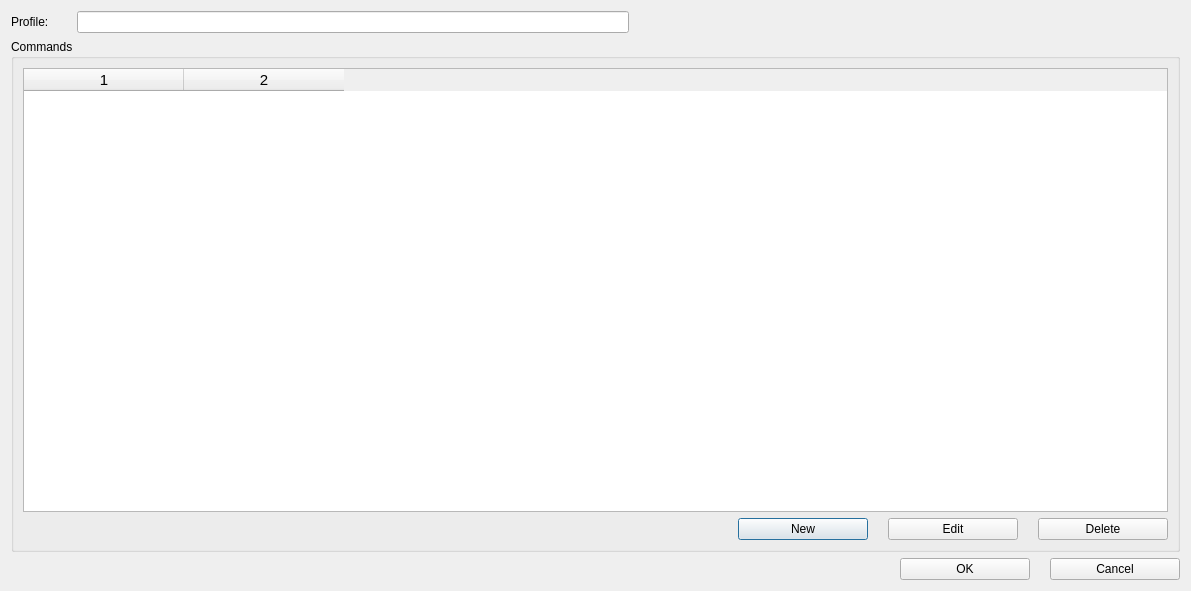
<?xml version="1.0" encoding="UTF-8"?>
<ui version="4.0">
 <class>ProfileEditDialog</class>
 <widget class="QDialog" name="ProfileEditDialog">
  <property name="geometry">
   <rect>
    <x>0</x>
    <y>0</y>
    <width>1191</width>
    <height>591</height>
   </rect>
  </property>
  <property name="windowTitle">
   <string>Dialog</string>
  </property>
  <layout class="QGridLayout" name="gridLayout_2">
   <item row="0" column="0">
    <layout class="QHBoxLayout" name="horizontalLayout">
     <item>
      <widget class="QLabel" name="label">
       <property name="minimumSize">
        <size>
         <width>60</width>
         <height>0</height>
        </size>
       </property>
       <property name="text">
        <string>Profile:</string>
       </property>
      </widget>
     </item>
     <item>
      <widget class="QLineEdit" name="profileNameEdit"/>
     </item>
     <item>
      <spacer name="horizontalSpacer_3">
       <property name="orientation">
        <enum>Qt::Horizontal</enum>
       </property>
       <property name="sizeHint" stdset="0">
        <size>
         <width>40</width>
         <height>20</height>
        </size>
       </property>
      </spacer>
     </item>
    </layout>
   </item>
   <item row="1" column="0">
    <widget class="QGroupBox" name="groupBox">
     <property name="title">
      <string>Commands</string>
     </property>
     <layout class="QGridLayout" name="gridLayout">
      <item row="0" column="0">
       <widget class="QTableWidget" name="cmdTable">
        <property name="minimumSize">
         <size>
          <width>0</width>
          <height>200</height>
         </size>
        </property>
        <property name="font">
         <font>
          <pointsize>11</pointsize>
         </font>
        </property>
        <property name="editTriggers">
         <set>QAbstractItemView::NoEditTriggers</set>
        </property>
        <property name="dragDropOverwriteMode">
         <bool>false</bool>
        </property>
        <property name="selectionMode">
         <enum>QAbstractItemView::SingleSelection</enum>
        </property>
        <property name="selectionBehavior">
         <enum>QAbstractItemView::SelectRows</enum>
        </property>
        <property name="columnCount">
         <number>2</number>
        </property>
        <attribute name="horizontalHeaderDefaultSectionSize">
         <number>160</number>
        </attribute>
        <attribute name="horizontalHeaderMinimumSectionSize">
         <number>160</number>
        </attribute>
        <column/>
        <column/>
       </widget>
      </item>
      <item row="1" column="0">
       <layout class="QHBoxLayout" name="horizontalLayout_2">
        <property name="spacing">
         <number>20</number>
        </property>
        <item>
         <spacer name="horizontalSpacer">
          <property name="orientation">
           <enum>Qt::Horizontal</enum>
          </property>
          <property name="sizeHint" stdset="0">
           <size>
            <width>40</width>
            <height>20</height>
           </size>
          </property>
         </spacer>
        </item>
        <item>
         <spacer name="horizontalSpacer_4">
          <property name="orientation">
           <enum>Qt::Horizontal</enum>
          </property>
          <property name="sizeHint" stdset="0">
           <size>
            <width>40</width>
            <height>20</height>
           </size>
          </property>
         </spacer>
        </item>
        <item>
         <widget class="QPushButton" name="newCmd">
          <property name="minimumSize">
           <size>
            <width>130</width>
            <height>0</height>
           </size>
          </property>
          <property name="text">
           <string>New</string>
          </property>
         </widget>
        </item>
        <item>
         <widget class="QPushButton" name="editCmd">
          <property name="minimumSize">
           <size>
            <width>130</width>
            <height>0</height>
           </size>
          </property>
          <property name="text">
           <string>Edit</string>
          </property>
         </widget>
        </item>
        <item>
         <widget class="QPushButton" name="deleteCmd">
          <property name="minimumSize">
           <size>
            <width>130</width>
            <height>0</height>
           </size>
          </property>
          <property name="text">
           <string>Delete</string>
          </property>
         </widget>
        </item>
       </layout>
      </item>
     </layout>
    </widget>
   </item>
   <item row="2" column="0">
    <layout class="QHBoxLayout" name="horizontalLayout_3">
     <property name="spacing">
      <number>20</number>
     </property>
     <item>
      <spacer name="horizontalSpacer_2">
       <property name="orientation">
        <enum>Qt::Horizontal</enum>
       </property>
       <property name="sizeHint" stdset="0">
        <size>
         <width>40</width>
         <height>20</height>
        </size>
       </property>
      </spacer>
     </item>
     <item>
      <widget class="QPushButton" name="ok">
       <property name="minimumSize">
        <size>
         <width>130</width>
         <height>0</height>
        </size>
       </property>
       <property name="text">
        <string>OK</string>
       </property>
      </widget>
     </item>
     <item>
      <widget class="QPushButton" name="cancel">
       <property name="minimumSize">
        <size>
         <width>130</width>
         <height>0</height>
        </size>
       </property>
       <property name="text">
        <string>Cancel</string>
       </property>
      </widget>
     </item>
    </layout>
   </item>
  </layout>
 </widget>
 <resources/>
 <connections/>
</ui>
